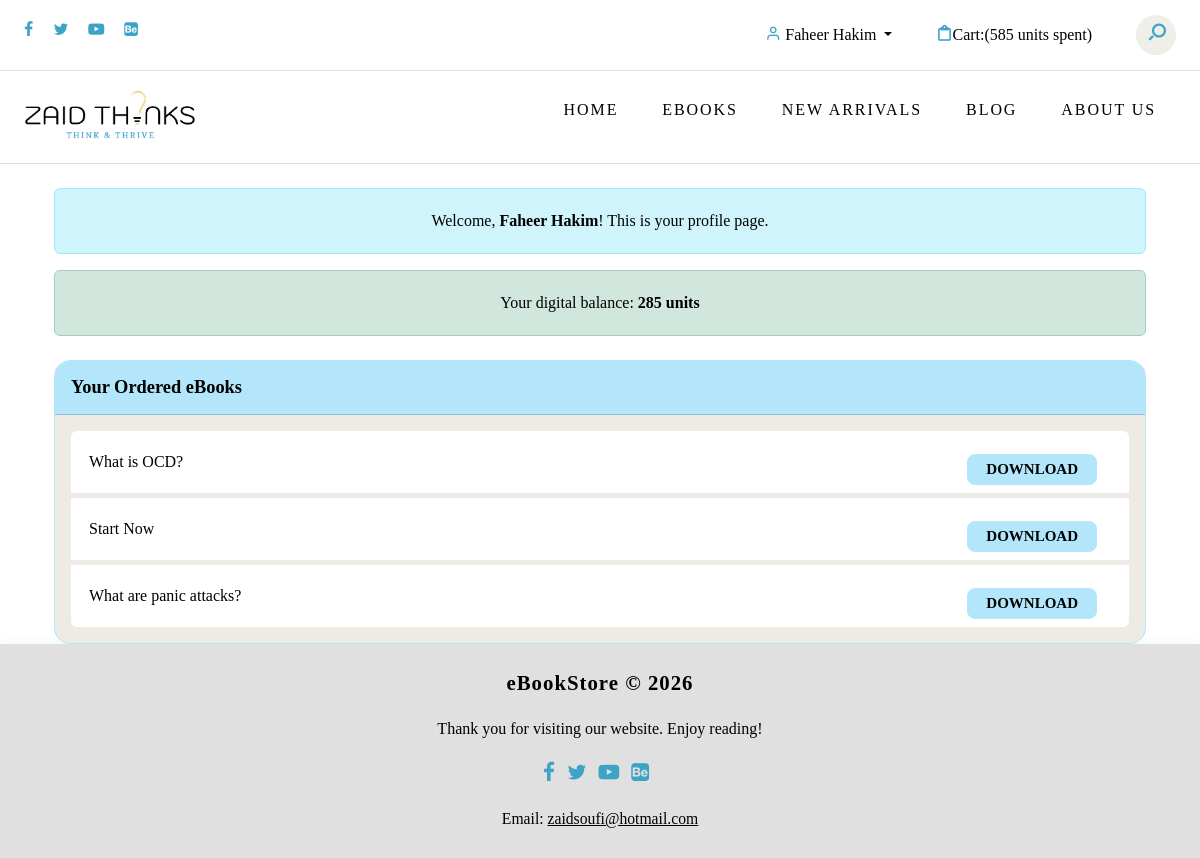
Page /profile.php (signed in) on the committed database.
### tables this page shows
CREATE TABLE `ebooks` (
  `id` int NOT NULL,
  `title` varchar(255) NOT NULL,
  `description` text,
  `price` int NOT NULL,
  `created_at` timestamp NULL DEFAULT CURRENT_TIMESTAMP,
  `category` varchar(100) NOT NULL,
  `cover_image` varchar(255) NOT NULL,
  `pdf_path` varchar(255) NOT NULL
);

### profile.php (the view, shortened to what this page needs)
?><!DOCTYPE html>
<html lang="en">
<head>
    <link href="https://cdn.jsdelivr.net/npm/bootstrap@5.3.1/dist/css/bootstrap.min.css" rel="stylesheet"
>
    <link rel="stylesheet" type="text/css" href="css/normalize.css">
    <link rel="stylesheet" type="text/css" href="icomoon/icomoon.css">
    <link rel="stylesheet" type="text/css" href="css/vendor.css">
    <link rel="stylesheet" type="text/css" href="css/style.css">
</head>
<body class="account-page" style="background-color:#fff !important; font-family: 'Times New Roman', Times, serif !important;" data-bs-spy="scroll" data-bs-target="#header" tabindex="0">
	<div id="header-wrap" style="background:#fff !important;">
        <div class="top-content">
            <div class="container-fluid">
                <div class="row">
                    <div class="col-md-6">
                        <div class="social-links">
                            <ul style="background-color:#fff !important;">
                                <li><a href="#"><i class="icon icon-facebook"></i></a></li>
                                <li><a href="#"><i class="icon icon-twitter"></i></a></li>
                                <li><a href="#"><i class="icon icon-youtube-play"></i></a></li>
                                <li><a href="#"><i class="icon icon-behance-square"></i></a></li>
                            </ul>
                        </div>
                    </div>
                    <div class="col-md-6">
                        <div class="right-element">
                            <?php if(isset($_SESSION['username'])): ?>
                                <div class="dropdown d-inline-block">
                                    <a href="#" class="user-account for-buy dropdown-toggle" id="userDropdown" data-bs-toggle="dropdown" aria-expanded="false">
                                        <i class="icon icon-user"></i>
                                        <span><?php echo htmlspecialchars($_SESSION['username']); ?></span>
                                    </a>
                                </div>
                            <?php else: ?>
                                <a href="#" class="user-account for-buy"><i class="icon icon-user"></i><span>Account</span></a>
                            <?php endif; ?>
                            <?php
							$total_spent = 0;
							if (isset($_SESSION['username'])) {
								$db = Db::getConnection();
								$stmt = $db->prepare('SELECT SUM(total) as total_spent FROM orders o JOIN users u ON o.user_id = u.id WHERE u.username = ?');
								$stmt->execute([$_SESSION['username']]);
								$row = $stmt->fetch(PDO::FETCH_ASSOC);
								if ($row && $row['total_spent'] !== null) {
									$total_spent = (int)$row['total_spent'];
								}
							}
							?>
                            <a href="#" class="cart for-buy"><i class="icon icon-clipboard"></i><span>Cart:(<?php echo $total_spent; ?> units spent)</span></a>
                            <div class="action-menu">
                                <div class="search-bar">
                                    <a href="#" class="search-button search-toggle" data-selector="#header-wrap">
                                        <i class="icon icon-search"></i>
                                    </a>
                                    <form role="search" method="get" class="search-box">
                                        <input class="search-field text search-input" placeholder="Search" type="search">
                                    </form>
                                </div>
                            </div>
                        </div>
                    </div>
                </div>
            </div>
        </div>
        <header id="header" style="background:#fff !important; box-shadow:none !important;">
            <div class="container-fluid">
                <div class="row">
                    <div class="col-md-2">
                        <div class="main-logo">
                            <a href="index.html"><img src="images/LOGO_ZaidSoufi.png" alt="logo"></a>
                        </div>
                    </div>
                    <div class="col-md-10">
                       <nav id="navbar">
							<div class="main-menu stellarnav">
								<ul class="menu-list" style="background-color:#fff !important;">
									<li class="menu-item active"><a href="home.php">Home</a></li>
									<li class="menu-item"><a href="ebooks.php" class="nav-link">eBooks</a></li>
									<li class="menu-item"><a href="#featured-books" class="nav-link">New Arrivals</a></li>
									<li class="menu-item"><a href="#popular-books" class="nav-link">Blog</a></li>
									<li class="menu-item"><a href="#special-offer" class="nav-link">About Us</a></li>
								</ul>
                            </div>
                        </nav>
                    </div>
                </div>
            </div>
        </header>
    </div>
    <?php
    $db = Db::getConnection();
    $stmt = $db->prepare('SELECT currency_units FROM users WHERE username = ?');
    $stmt->execute([$_SESSION['username']]);
    $user = $stmt->fetch(PDO::FETCH_ASSOC);
    $currency = $user ? (int)$user['currency_units'] : 0;
    ?>
    <div class="container mt-4">
      <div class="alert alert-info text-center">Welcome, <strong><?php echo htmlspecialchars($_SESSION['username']); ?></strong>! This is your profile page.</div>
      <div class="alert alert-success text-center">Your digital balance: <strong><?php echo $currency; ?> units</strong></div>
      <?php
  $orders = [];
      $stmt = $db->prepare('SELECT id FROM users WHERE username = ?');
      $stmt->execute([$_SESSION['username']]);
      $userRow = $stmt->fetch(PDO::FETCH_ASSOC);
      $user_id = $userRow ? (int)$userRow['id'] : 0;
      if ($user_id) {
          $stmt = $db->prepare('
            SELECT ebooks.title, ebooks.pdf_path
            FROM orders
            JOIN order_items ON orders.id = order_items.order_id
            JOIN ebooks ON order_items.ebook_id = ebooks.id
            WHERE orders.user_id = ?
            ORDER BY orders.created_at DESC, order_items.id DESC
          ');
          $stmt->execute([$user_id]);
          $orders = $stmt->fetchAll(PDO::FETCH_ASSOC);
      }
      ?>
      <div class="card mt-4" style="background:#EDEBE4;border:1.5px solid #b3e6fb;border-radius:16px;">
        <div class="card-header" style="background:#b3e6fb;color:#000;font-weight:600;font-size:1.15rem;border-top-left-radius:16px;border-top-right-radius:16px;">Your Ordered eBooks</div>
        <div class="card-body">
          <?php if (count($orders) > 0): ?>
            <ul class="list-group">
              <?php foreach ($orders as $order): ?>
                <li class="list-group-item d-flex justify-content-between align-items-center">
                  <span style="padding-left:18px;display:inline-block;min-width:120px;"><?php echo htmlspecialchars($order['title']); ?></span>
                  <a href="download.php?file=<?php echo urlencode($order['pdf_path']); ?>" class="btn btn-sm" style="background:#b3e6fb;color:#000;font-weight:600;border-radius:8px;border:1.5px solid #b3e6fb;padding:6px 18px;transition:background 0.2s, color 0.2s;margin-right:32px;">Download</a>
                </li>
              <?php endforeach; ?>
            </ul>
          <?php endif; ?>
        </div>
      </div>
    </div>
	<footer class="custom-footer">
  <div class="container text-center py-4">
    <div class="row justify-content-center">
      <div class="col-md-8">
        <h4 class="footer-title mb-3">eBookStore &copy; 2026</h4>
        <p class="footer-text mb-2">Thank you for visiting our website. Enjoy reading!</p>
        <div class="footer-social mb-2">
          <a href="#" class="me-2"><i class="icon icon-facebook"></i></a>
          <a href="#" class="me-2"><i class="icon icon-twitter"></i></a>
          <a href="#" class="me-2"><i class="icon icon-youtube-play"></i></a>
          <a href="#"><i class="icon icon-behance-square"></i></a>
        </div>
        <div class="footer-contact">
          <span>Email: <a href="mailto:info@ebookstore.com">zaidsoufi@hotmail.com</a></span>
        </div>
      </div>
    </div>
  </div>
</footer>
</body>
</html>

### icomoon/icomoon.css (style rules this page uses)
[class^="icon-"], [class*=" icon-"] { font-family: 'icomoon' !important; speak: never; font-style: normal; font-weight: normal; font-variant: normal; text-transform: none; line-height: 1; -webkit-font-smoothing: antialiased; -moz-osx-font-smoothing: grayscale; }
.icon-user:before { content: "\e907"; }
.icon-search:before { content: "\e905"; }
.icon-clipboard:before { content: "\e908"; }
.icon-twitter:before { content: "\f099"; }
.icon-facebook:before { content: "\f09a"; }
.icon-youtube-play:before { content: "\f16a"; }
.icon-behance-square:before { content: "\f1b5"; }

### profile.php (style rules this page uses)
body.account-page, body.account-page * { color: #000 !important; }
body.account-page a, body.account-page a * { color: #000 !important; }
body.account-page i, body.account-page .icon { color: #3ea3c7 !important; }
.custom-footer { background: #EDEBE4; color: #fff; margin-top: 0; width: 100%; box-shadow: 0 -2px 12px rgba(62,163,199,0.08); }
.custom-footer .footer-title { font-size: 1.3rem; font-weight: 700; letter-spacing: 1px; }
.custom-footer .footer-text { font-size: 1rem; }
.custom-footer .footer-social a { color: #fff; font-size: 1.3rem; margin-right: 8px; transition: color 0.2s; }
.custom-footer .footer-contact { margin-top: 8px; font-size: 0.98rem; }
.custom-footer .footer-contact a { color: #ecd17b; text-decoration: underline; }

### rows in the picture
ebooks: title "What is OCD?"
ebooks: title "Start Now"
ebooks: title "What are panic attacks?"

### other values in the picture
$_SESSION['username'] "Faheer Hakim"
$total_spent "585"
$currency "285"
